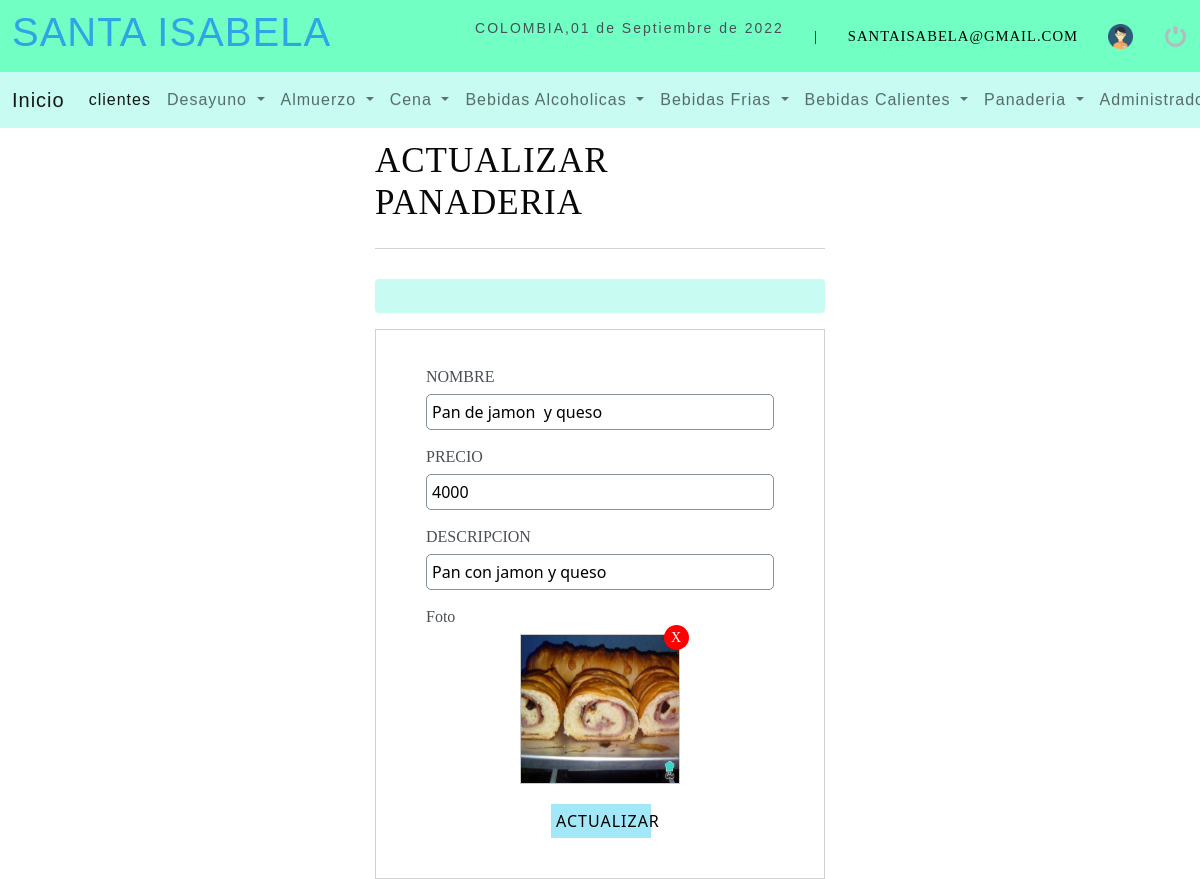
Page /sistema/Editar_Panaderia.php?id=1 (signed in) on the committed database.
### tables this page shows
CREATE TABLE `panaderia` (
  `id_panaderia` int(10) NOT NULL,
  `nombre` varchar(50) NOT NULL,
  `precio` int(10) NOT NULL,
  `descripcion` varchar(150) NOT NULL,
  `foto` varchar(300) NOT NULL,
  `estatus` int(11) NOT NULL DEFAULT '1'
);

### sistema/Editar_Panaderia.php (the view, shortened to what this page needs)
<?php
include "../conexion.php";
if(empty($_REQUEST['id']))
{
    header ("location:Listar_Panaderia.php");
}else{
    $id_panaderia=$_REQUEST['id'];
$query=mysqli_query($conexion,"SELECT id_panaderia,nombre,precio,descripcion,foto FROM panaderia WHERE id_panaderia=$id_panaderia AND estatus=1");
$result=mysqli_num_rows($query);
$foto='';
$classRemove='notBlock';
if($result >0){
    $data=mysqli_fetch_assoc($query);
if($data['foto']!='img_producto.png'){
    $classRemove='';
    $foto='<img id="img" src="img/panaderia/'.$data['foto'].'" alt="producto">';
}
}else{
    header ("location:Listar_Panaderia.php");
}
}
?>
<!DOCTYPE html>
<html lang="en">
<head>
	<?php include "includes/scripts.php";?>
</head>
<body>
<?php include "includes/header.php";?>
	<section id="container">
		<div class="form_register">
            <h1>ACTUALIZAR PANADERIA</h1>
            <hr>
            <div class="alert"><?php echo isset($alert)? $alert:'';?></div>
            <form action="" method="post" enctype="multipart/form-data">
            <label for="nombre">NOMBRE</label>
            <input type="text" name="nombre" id="nombre" placeholder="nombre" required value="<?php echo $data['nombre'];?>">
            <label for="precio">PRECIO</label>
            <input type="number" name="precio" id="precio" placeholder="precio" required  value="<?php echo $data['precio'];?>">
            <label for="descripcion">DESCRIPCION</label>
            <input type="text" name="descripcion" id="descripcion" placeholder="descripcion" required  value="<?php echo $data['descripcion'];?>">
            <div class="photo">
	           <label for="foto">Foto</label>
            <div class="prevPhoto">
            <span class="delPhoto <?php echo $classRemove;?>">X</span>
           <label for="foto"></label>
           <?php echo $foto ;?>
            </div>
</div>
            <button type="submit" class="btn_save">ACTUALIZAR</button>
            </form>
        </div>
	</section>

### sistema/css/header.css (style rules this page uses)
* { margin: 0; padding: 0; box-sizing: border-box; }
body { background: #ededed; }
h1, h2, h3, h4, h5, h6 { font-family: 'arial'; font-weight: bold; letter-spacing: 1px; }
h1 { font-size: 26px; }
span { font-family: 'GothamBook'; letter-spacing: 1px; font-size: 14px; line-height: 20px; }

### sistema/css/registrar.css (style rules this page uses)
* { margin:0px; padding: 0px; box-sizing:border-box; }
.form_register { width: 450px; margin: auto; }
.form_register h1 { color: #080808; font-size: 20pt; font-family: 'GothamBook'; }
hr { border:0 ; background:#ccc ; height: 1px; margin:10px 0 ; display:block ; }
form { background:#fff ; margin:auto ; padding: 20px 50px; border: 1px solid #d1d1d1; }
label { display: block; font-size: 12pt; font-family: 'GothamBook'; margin: 15px auto 5px auto; }
input,select { display: block; width: 100%; font-size: 11pt; padding: 5px; border: 1px solid #85929e; border-radius: 5px; }
.btn_save { font-size: 12pt; background: #a2e8f8; padding: 5px; color: rgb(0, 0, 0); letter-spacing: 1px; border: 0; cursor: pointer; margin: 20px 125PX; width: 100px; }
.alert { width: 100%; background: #c8fcf3; border-radius: 6px; margin: 30px auto; }

### sistema/css/listar_administrador.css (style rules this page uses)
* { margin: 0; padding: 0; box-sizing: border-box; }
#container h1 { margin-top: 140px; font-size:35px ; display: inline-block; }

### sistema/css/eliminar_administrador.css (style rules this page uses)
* { margin:0px; padding: 0px; box-sizing:border-box; }

### sistema/css/foto.css (style rules this page uses)
.prevPhoto { display: flex; justify-content: space-between; width: 160px; height: 150px; border: 1px solid #CCC; position: relative; cursor: pointer; background: url(../images/uploads/user.png); background-repeat: no-repeat; background-size: cover; background-position: center center; margin: auto; }
.prevPhoto label { cursor: pointer; width: 100%; height: 100%; position: absolute; top: 0; left: 0; z-index: 2; }
.prevPhoto img { width: 100%; height: 100%; }
.delPhoto { color: #FFF; display: -webkit-flex; display: -moz-flex; display: -ms-flex; display: -o-flex; display: flex; justify-content: center; align-items: center; border-radius: 50%; width: 25px; height: 25px; background: red; position: absolute; right: -10px; top: -10px; z-index: 10; }

### rows in the picture
panaderia: nombre "Pan de jamon y queso", precio "4000", descripcion "Pan con jamon y queso", foto (picture)

### other values in the picture
fechac() "01 de Septiembre de 2022"
$_SESSION['correo'] "SANTAISABELA@GMAIL.COM"
